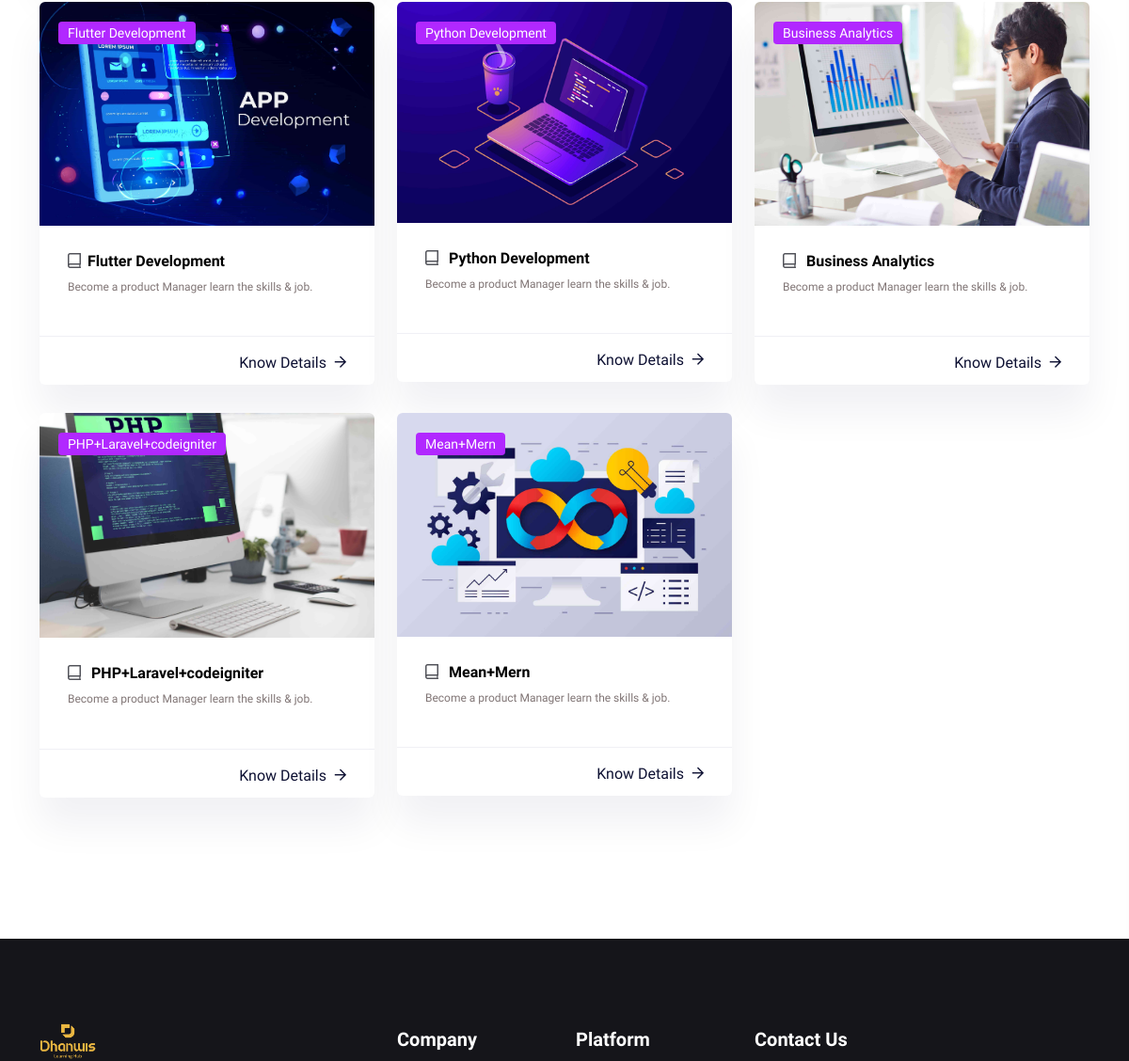
/courses (middle part), run on an earlier commit of the app's database.
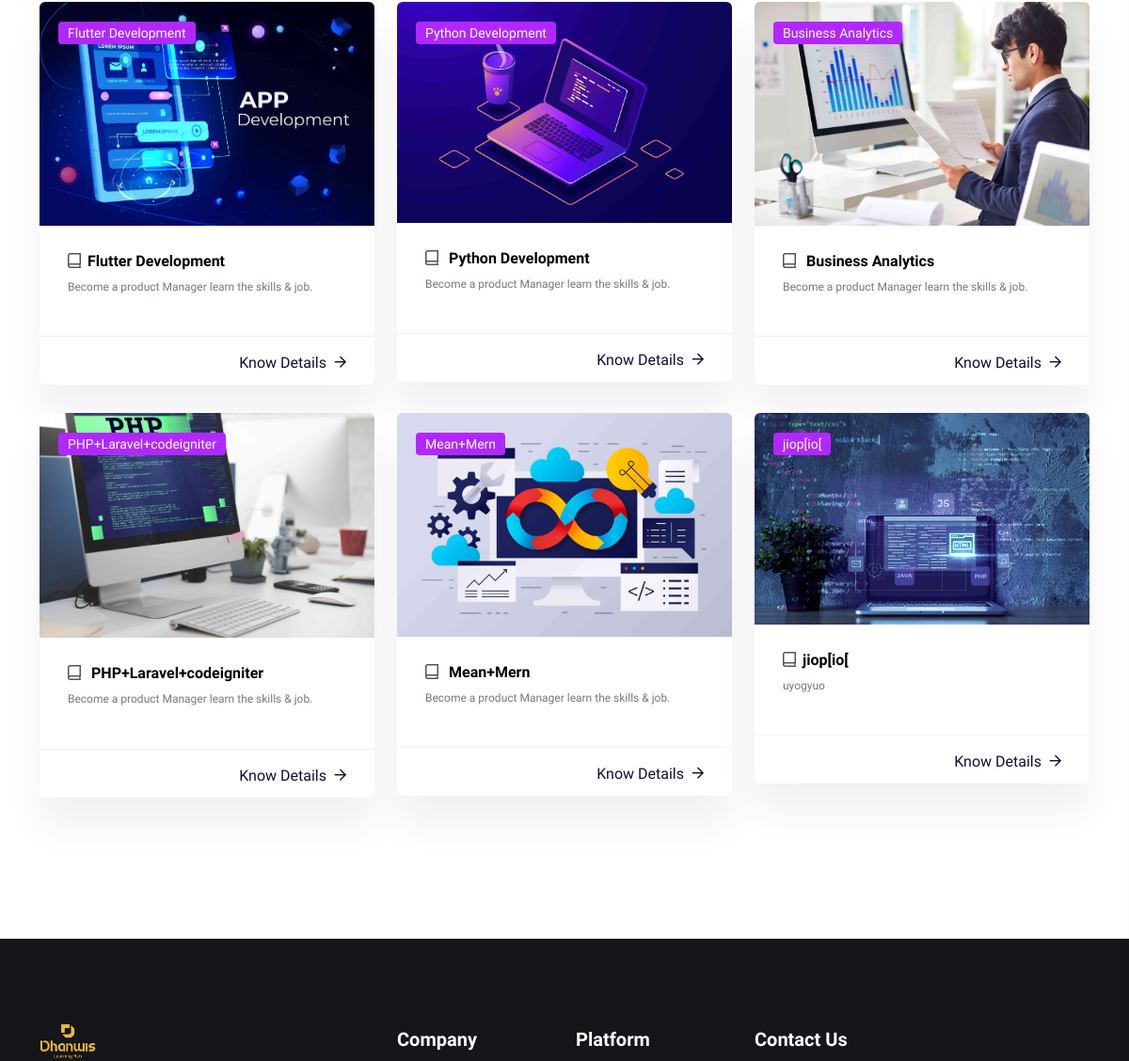
And on a later commit of the database.
### admin_app/models.py (models this page shows)
class Course(models.Model):
    image= models.ImageField(upload_to='admin/courses', null=True, blank=True)
    heading = models.CharField(max_length=100, null=True, blank=True)
    description = models.CharField(max_length=200, null=True, blank=True)
    duraction = models.CharField(max_length=200, null=True, blank=True)

### user_app/views.py (the view)
# urls.py: path('courses', courses, name='courses'),
def courses(request):
    current_page = 'courses'
    courses = Course.objects.all()
    context = {
        'current_page': current_page,
        'courses' : courses,
    }
    return render(request, 'user_app/courses.html', context)

### templates/user_app/courses.html (shortened to what the changed rows need)
<!doctype html>
{% load static %}
<html class="no-js" lang="zxx">
   <head>
      <link rel="stylesheet" href="{% static 'user_app/assets/css/preloader.css' %}">
      <link rel="stylesheet" href="{% static 'user_app/assets/css/bootstrap.min.css' %}">
      <link rel="stylesheet" href="{% static 'user_app/assets/css/meanmenu.css' %}">
      <link rel="stylesheet" href="{% static 'user_app/assets/css/animate.min.css' %}">
      <link rel="stylesheet" href="{% static 'user_app/assets/css/owl.carousel.min.css' %}">
      <link rel="stylesheet" href="{% static 'user_app/assets/css/swiper-bundle.css' %}">
      <link rel="stylesheet" href="{% static 'user_app/assets/css/backToTop.css' %}">
      <link rel="stylesheet" href="{% static 'user_app/assets/css/jquery.fancybox.min.css' %}">
      <link rel="stylesheet" href="{% static 'user_app/assets/css/fontAwesome5Pro.css' %}">
      <link rel="stylesheet" href="{% static 'user_app/assets/css/elegantFont.css' %}">
      <link rel="stylesheet" href="{% static 'user_app/assets/css/default.css' %}">
      <link rel="stylesheet" href="{% static 'user_app/assets/css/style.css' %}">
      <link rel="stylesheet" href="{% static 'user_app/assets/mine/css/mine.css' %}">
   </head>
   <body>
      <main>
         <section class="course__area pt-30 pb-120">
            <div class="container">
               <div class="row">
                  <div class="col-xxl-12">
                     <div class="course__tab-conent">
                        <div class="tab-content" id="courseTabContent">
                           <div class="tab-pane fade show active" id="grid" role="tabpanel" aria-labelledby="grid-tab">
                              <div class="row">
                                 {% for course in courses %}
                                    <div class="col-xxl-4 col-xl-4 col-lg-4 col-md-6 ">
                                       <div class="course__item white-bg mb-30 fix">
                                          <div class="course__thumb w-img p-relative fix">
                                             <a href="#">
                                                <img src="{{ course.image.url }}" alt="">
                                             </a>
                                             <div class="course__tag">
                                                <a href="#">{{ course.heading }}</a>
                                             </div>
                                          </div>
                                          <div class="course__content">
                                             <div class="course__meta d-flex align-items-center justify-content-between">
                                                <div class="course__lesson">
                                                   <span class="course-book"><i class="far fa-book-alt"></i>{{ course.heading}}</span>
                                                </div>
                                             </div>
                                             <h3 class="course__title course-discription"><a href="course-details.html">{{ course.description }}</a></h3>
                                          </div>
                                          <div class="course__more d-flex justify-content-end align-items-center">
                                             <div class="course__btn">
                                                <a href="course-details.html" class="link-btn">
                                                      Know Details
                                                   <i class="far fa-arrow-right"></i>
                                                </a>
                                             </div>
                                          </div>
                                       </div>
                                    </div>
                                 {% endfor %}
                              </div>
                           </div>
                         </div>
                     </div>
                  </div>
               </div>
            </div>
         </section>
      </main>
   </body>
</html>

What changed in the data, as far as the page shows it:
added Course: image (picture), heading "jiop[io[", description "uyogyuo"
